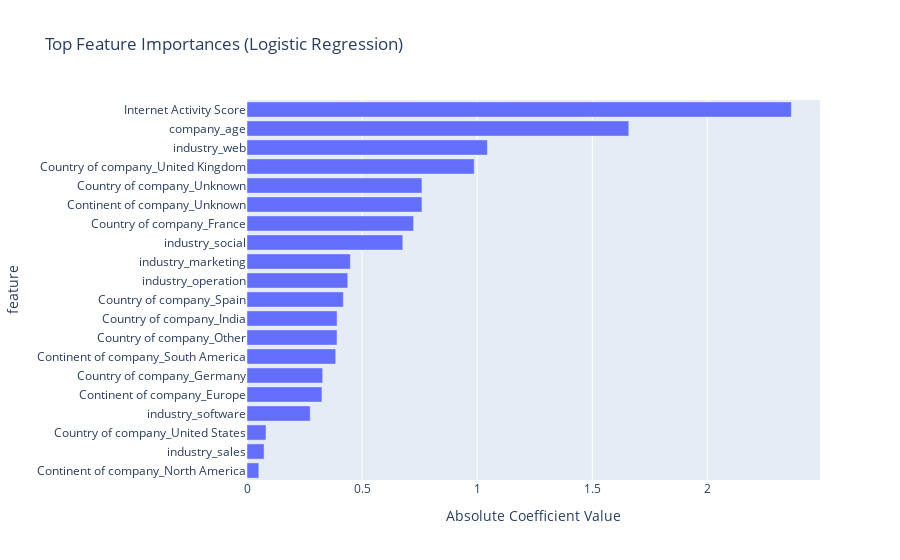

Notebook code cell kept with this figure:
### Code cell
from sklearn.linear_model import LogisticRegression

# Train logistic regression model
logreg = LogisticRegression(random_state=42)
logreg.fit(X_train_scaled, y_train)

# Get feature importances (coefficients)
feature_names = X_train_scaled.columns
coefficients = logreg.coef_[0]

# Create dataframe for visualization
importance_df = pd.DataFrame({
    'feature': feature_names,
    'importance': np.abs(coefficients)
}).sort_values('importance', ascending=False)

# Plot feature importances
fig = px.bar(importance_df, 
             x='importance', 
             y='feature', 
             orientation='h',
             title='Top Feature Importances (Logistic Regression)',
             labels={'importance': 'Absolute Coefficient Value'})
fig.update_layout(yaxis={'categoryorder':'total ascending'})
fig.show()

### Figure 1 — Plotly figure (JSON) as saved in the notebook; plotly's stock layout.template omitted (floating-point values rounded to 4 significant figures)
{"data": [{"hovertemplate": "Absolute Coefficient Value=%{x}<br>feature=%{y}<extra></extra>", "legendgroup": "", "marker": {"color": "#636efa", "pattern": {"shape": ""}}, "name": "", "orientation": "h", "showlegend": false, "textposition": "auto", "type": "bar", "x": [2.365, 1.659, 1.044, 0.9872, 0.7601, 0.7601, 0.7238, 0.6769, 0.4489, 0.4378, 0.4187, 0.3913, 0.3911, 0.3856, 0.3288, 0.3256, 0.2746, 0.08251, 0.07424, 0.05141], "xaxis": "x", "y": ["Internet Activity Score", "company_age", "industry_web", "Country of company_United Kingdom", "Continent of company_Unknown", "Country of company_Unknown", "Country of company_France", "industry_social", "industry_marketing", "industry_operation", "Country of company_Spain", "Country of company_India", "Country of company_Other", "Continent of company_South America", "Country of company_Germany", "Continent of company_Europe", "industry_software", "Country of company_United States", "industry_sales", "Continent of company_North America"], "yaxis": "y"}], "layout": {"barmode": "relative", "legend": {"tracegroupgap": 0}, "title": {"text": "Top Feature Importances (Logistic Regression)"}, "xaxis": {"anchor": "y", "domain": [0, 1], "title": {"text": "Absolute Coefficient Value"}}, "yaxis": {"anchor": "x", "categoryorder": "total ascending", "domain": [0, 1], "title": {"text": "feature"}}}}
